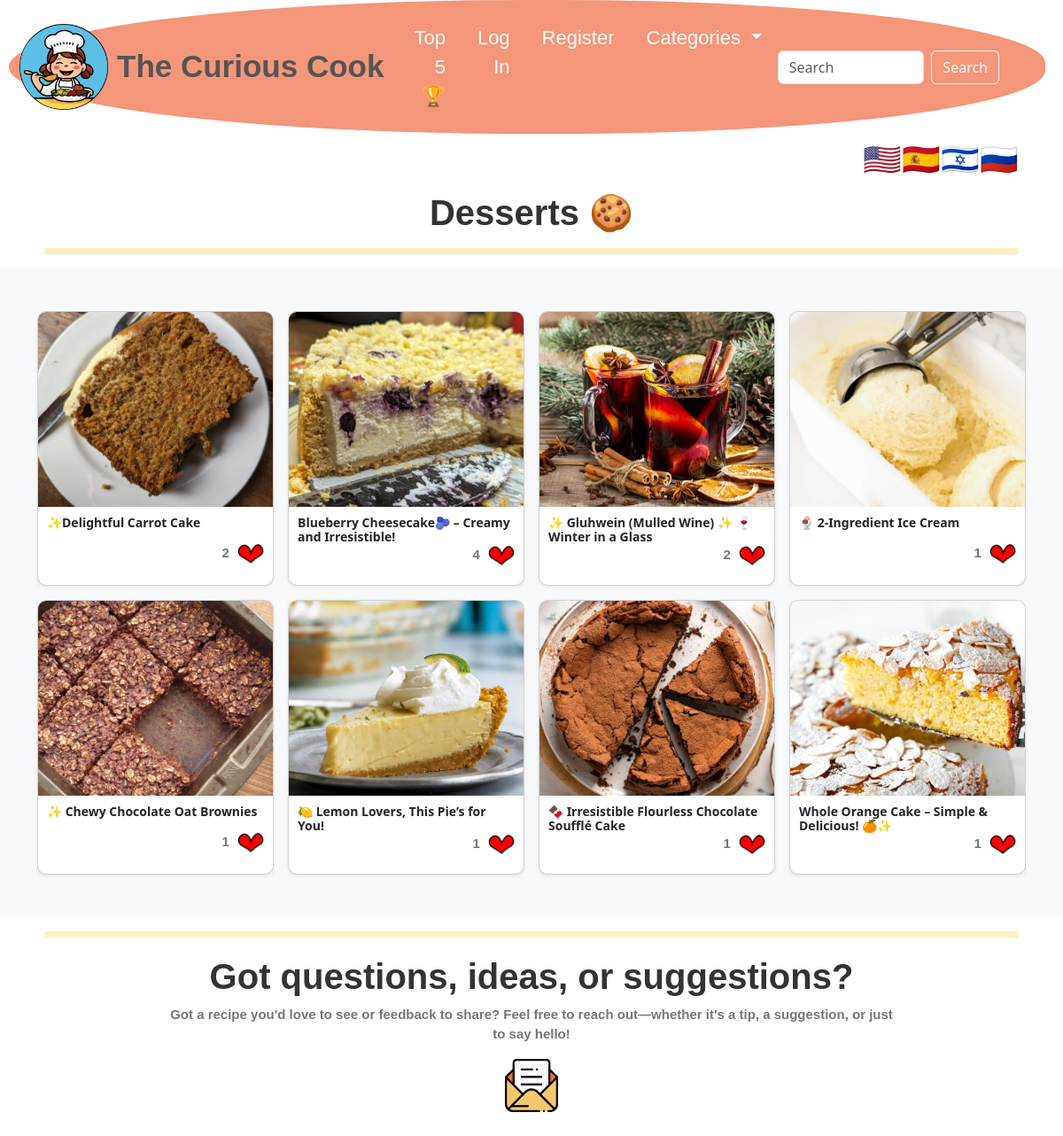
Page /category/1/ on the committed database.
### cookbook/models.py (models this page shows, shortened)
class Category(models.Model):
    categoryname = models.CharField(max_length=100)
    categoryname_ru = models.CharField(max_length=100, blank=True, null=True)
    categoryname_he = models.CharField(max_length=100, blank=True, null=True)
    categoryname_es = models.CharField(max_length=100, blank=True, null=True)

class Card(models.Model):
    filename = models.CharField(max_length=100, default='SOME STRING')
    title = models.CharField(max_length=100)
    title_ru = models.CharField(max_length=100, blank=True, null=True)
    title_he = models.CharField(max_length=100, blank=True, null=True)
    title_es = models.CharField(max_length=100, blank=True, null=True)
    image = models.CharField(max_length=10000)
    categories = models.ManyToManyField(Category, related_name='cards')
    liked = models.ManyToManyField(User, blank=True, related_name="liked_item")
    saved = models.ManyToManyField(User, blank=True, related_name="saved_item")
    anon_like = models.IntegerField(default=0)

### cookbook/views.py (the view)
# urls.py: path("category/<int:categories_id>/", views.category, name="category"),
def category(request, categories_id):
    categories = Category.objects.all()
    category_name = get_object_or_404(Category, id=categories_id)
    cards = Card.objects.filter(categories=category_name)
    message = None
    if not cards:
        message = "Looks like the chef is still in the kitchen. Come back soon for fresh recipes!"
    return render(request, 'cookbook/category.html', {
        "categoryName": category_name,  # Pass the category object to the template
        "cards": cards,
        "categories": categories,
        "message": message
    })

### cookbook/templates/cookbook/category.html
{% extends 'cookbook/layout.html' %}
{% load static %}
{% load i18n %}
{% block body %}
    <h1>
        {% if LANGUAGE_CODE == 'ru' and categoryName.categoryname_ru %}
            {{ categoryName.categoryname_ru }}
        {% elif LANGUAGE_CODE == 'he' and categoryName.categoryname_he %}
            {{ categoryName.categoryname_he }}
        {% elif LANGUAGE_CODE == 'es' and categoryName.categoryname_es %}
            {{ categoryName.categoryname_es }}
        {% else %}
            {{ categoryName.categoryname|capfirst }}
        {% endif %}
    </h1>
    <hr>
    {% if message %}
        <h3 style="margin: 70px; text-align: center; font-family: fantasy, sans-serif; color: rgb(225, 131, 96);">{{ message }}</h3>
        <img src="{% static 'cookbook/pendding.gif' %}" alt="pennding" style="display:block; margin: 0 auto; border-radius: 99%;" width="300" height="auto">
    {% else %}
        <div class="album py-5 bg-body-tertiary">
            <div class="container">
                <div class="row row-cols-2 row-cols-sm-2 row-cols-md-4 g-3">
                    {% for card in cards %}
                        <a href="{% url 'recipe' card_id=card.id %}" class="card-link" style="text-decoration: none;">
                            <div class="col">
                                <div class="card shadow-sm">
                                    <div class="card-img-wrapper">
                                        <img src="{{ card.image }}" alt="{{ card.title }}" class="card-img-top" style="object-fit: cover; width: 100%; height: 100%;">
                                    </div>
                                    <div class="card-body" style="flex-grow: 1; display: flex; flex-direction: column; justify-content: space-between; overflow: hidden; padding: 10px;">
                                        <h6 style="font-size: 14px; margin: 0;"><b>{{ card.title }}</b></h6>
                                        <div class="d-flex justify-content-between align-items-center" style="overflow: hidden;">
                                            <h6 class="text-body-secondary" style="margin-left: auto; white-space: nowrap; overflow: hidden; text-overflow: ellipsis; font-size: 15px; font-family: fantasy, sans-serif;">
                                                <b>{{ card.liked.count }}</b>
                                                <img class="heart" src="{% static 'cookbook/fullHeart.jpg' %}" alt="tnx"
                                                    style="max-width: 30px; max-height: 30px; vertical-align: middle; margin-left: 5px;">
                                            </h6>
                                        </div>
                                    </div>
                                </div>
                            </div>
                        </a>
                    {% endfor %}
                </div>
            </div>
        </div>
    {% endif %}
{% endblock %}

### cookbook/static/cookbook/styles.css (style rules this page uses)
hr { border: none; height: 7px; background-color: #f9c301; margin-left: 50px; margin-right: 50px; }
h1 { font-family: fantasy, sans-serif; font-weight: bold; text-align: center; }
.card-body { flex: 1; padding: 10px; display: flex; flex-direction: column; justify-content: space-between; }
.card-body .d-flex { margin-top: auto; }
@media (min-width: 1024px) { .d-flex { display: flex; justify-content: flex-end; } }
@media (min-width: 1024px) { .card { display: flex; flex-direction: column; height: 310px; border-radius: 10px; overflow: hidden; display: flex; flex-direction: column; } }
@media (min-width: 1024px) { .card img { object-fit: cover; width: 100%; height: 250px; border-top-left-radius: 8px; border-top-right-radius: 8px; } }
@media (min-width: 1024px) { .card-body h6 { font-size: 16px; font-weight: bold; margin-bottom: 10px; } }
@media (min-width: 1024px) { .card-img-wrapper { flex-shrink: 0; height: 220px; overflow: hidden; } }
body { background-color: #ffffff; color: #333333; }
a { color: #D85C2F; }
.text-body-secondary { font-size: 15px; font-weight: bold; color: #777676 !important; }

### rows in the picture
Category: categoryname "Desserts 🍪"
Card: image (picture), title "✨Delightful Carrot Cake", liked.count "2"
Card: image (picture), title "Blueberry Cheesecake🫐 – Creamy and Irresistible!", liked.count "4"
Card: image (picture), title "✨ Gluhwein (Mulled Wine) ✨ 🍷 Winter in a Glass", liked.count "2"
Card: image (picture), title "🍨 2-Ingredient Ice Cream", liked.count "1"
Card: image (picture), title "✨ Chewy Chocolate Oat Brownies", liked.count "1"
Card: image (picture), title "🍋 Lemon Lovers, This Pie’s for You!", liked.count "1"
Card: image (picture), title "🍫 Irresistible Flourless Chocolate Soufflé Cake", liked.count "1"
Card: image (picture), title "Whole Orange Cake – Simple & Delicious! 🍊✨", liked.count "1"
